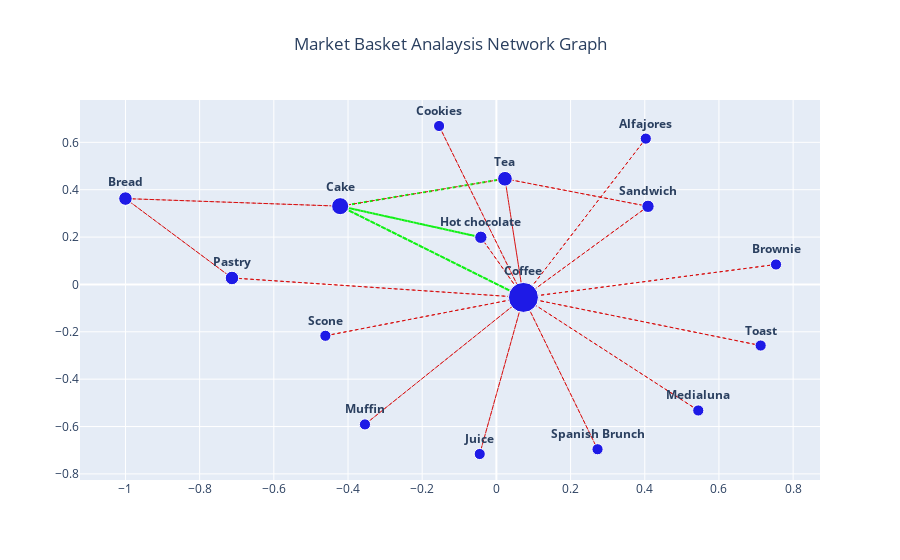

This figure's notebook cell:
### Code cell
'''
def offset_edge(x0, y0, x1, y1, offset=0.02):
    dx = x1 - x0
    dy = y1 - y0
    length = np.sqrt(dx**2 + dy**2)
    if length == 0:
        return x0, y0, x1, y1
    perp_dx = -dy / length * offset
    perp_dy = dx / length * offset
    return x0 + perp_dx, y0 + perp_dy, x1 + perp_dx, y1 + perp_dy
'''


#simple networkX graph
rules = rules.reset_index(drop=True)
G = nx.DiGraph()

#getting edges for each relation
for _,row in rules.iterrows():
    for a in row['antecedents']:
        for c in row['consequents']:
            G.add_edge(a,c,lift=row['lift'], confidence=row['confidence'])

pos = nx.spring_layout(G,k=0.8,seed=42)

#plotting edge
strong_x, strong_y = [], []
weak_x, weak_y= [], []

for u, v, edge in G.edges(data=True):
    x0,y0 = pos[u]
    x1,y1 = pos[v]

    #if G.has_edge(v, u) and u < v:  
        #x0, y0, x1, y1 = offset_edge(x0, y0, x1, y1, offset=0.03)

    if edge['lift'] >= 1.5:
        strong_x += [x0, x1, None]
        strong_y += [y0, y1, None]
    else:
        weak_x += [x0, x1, None]
        weak_y += [y0, y1, None]

strong_edge_trace = go.Scatter(
    x=strong_x, y=strong_y, line=dict(width=2,dash='dot',color="#10F014"), hoverinfo=None, mode='lines'
)
weak_edge_trace = go.Scatter(
    x=weak_x, y=weak_y, line=dict(width=1,dash='dot',color="#D81010"), hoverinfo=None, mode='lines'
)


#plotting node
node_x = []
node_y = []
node_text = []
for node in G.nodes():
    x,y = pos[node]
    node_x.append(x)
    node_y.append(y)
    node_text.append(node)

#define sizes of nodes (10 to 30)
ante_freq = Counter()
for ants in rules['antecedents']:
    for a in ants:
        ante_freq[a] += 1

node_sizes = []
for node in G.nodes():
    freq = ante_freq.get(node, 0)
    size = 10 + (freq / max(ante_freq.values())) * 20
    node_sizes.append(size)

node_trace = go.Scatter(
    x=node_x,y=node_y,mode='markers+text',text=node_text, textposition='top center', marker=dict(size=node_sizes,color="#1E1AE6",opacity=1), 
    textfont_weight='bold', hoverinfo='text'
)

#plotting with Plotly
fig = go.Figure(data=[strong_edge_trace,weak_edge_trace,node_trace])

fig.update_layout(title='Market Basket Analaysis Network Graph',title_x=0.5,showlegend=False,hovermode='closest')
fig.show()

### Figure 1 — Plotly figure (JSON) as saved in the notebook; plotly's stock layout.template omitted (floating-point values rounded to 4 significant figures)
{"data": [{"line": {"color": "#10F014", "dash": "dot", "width": 2}, "mode": "lines", "type": "scatter", "x": [0.07289, -0.4212, null, -0.4212, 0.07289, null, -0.4212, -0.04188, null, -0.4212, 0.02311, null, -0.04188, -0.4212, null], "y": [-0.05481, 0.3306, null, 0.3306, -0.05481, null, 0.3306, 0.1991, null, 0.3306, 0.4462, null, 0.1991, 0.3306, null]}, {"line": {"color": "#D81010", "dash": "dot", "width": 1}, "mode": "lines", "type": "scatter", "x": [0.4028, 0.07289, null, 0.07289, 0.4028, null, 0.07289, 0.7538, null, 0.07289, -0.1545, null, 0.07289, -0.04188, null, 0.07289, -0.04492, null, 0.07289, 0.5443, null, 0.07289, -0.3543, null, 0.07289, -0.7129, null, 0.07289, 0.4087, null, 0.07289, -0.461, null, 0.07289, 0.2727, null, 0.07289, 0.7124, null, 0.07289, 0.02311, null, -0.7129, -1, null, -0.7129, 0.07289, null, -1, -0.7129, null, -1, -0.4212, null, 0.7538, 0.07289, null, -0.4212, -1, null, -0.04188, 0.07289, null, 0.02311, -0.4212, null, 0.02311, 0.4087, null, 0.02311, 0.07289, null, -0.1545, 0.07289, null, -0.04492, 0.07289, null, 0.5443, 0.07289, null, -0.3543, 0.07289, null, 0.4087, 0.07289, null, 0.4087, 0.02311, null, -0.461, 0.07289, null, 0.2727, 0.07289, null, 0.7124, 0.07289, null], "y": [0.6157, -0.05481, null, -0.05481, 0.6157, null, -0.05481, 0.08426, null, -0.05481, 0.6691, null, -0.05481, 0.1991, null, -0.05481, -0.716, null, -0.05481, -0.5321, null, -0.05481, -0.591, null, -0.05481, 0.02731, null, -0.05481, 0.3299, null, -0.05481, -0.2167, null, -0.05481, -0.6959, null, -0.05481, -0.2579, null, -0.05481, 0.4462, null, 0.02731, 0.3625, null, 0.02731, -0.05481, null, 0.3625, 0.02731, null, 0.3625, 0.3306, null, 0.08426, -0.05481, null, 0.3306, 0.3625, null, 0.1991, -0.05481, null, 0.4462, 0.3306, null, 0.4462, 0.3299, null, 0.4462, -0.05481, null, 0.6691, -0.05481, null, -0.716, -0.05481, null, -0.5321, -0.05481, null, -0.591, -0.05481, null, 0.3299, -0.05481, null, 0.3299, 0.4462, null, -0.2167, -0.05481, null, -0.6959, -0.05481, null, -0.2579, -0.05481, null]}, {"hoverinfo": "text", "marker": {"color": "#1E1AE6", "opacity": 1, "size": [11.18, 30, 13.53, 13.53, 11.18, 17.06, 12.35, 14.71, 11.18, 11.18, 11.18, 11.18, 12.35, 11.18, 11.18, 11.18]}, "mode": "markers+text", "text": ["Alfajores", "Coffee", "Pastry", "Bread", "Brownie", "Cake", "Hot chocolate", "Tea", "Cookies", "Juice", "Medialuna", "Muffin", "Sandwich", "Scone", "Spanish Brunch", "Toast"], "textfont": {"weight": "bold"}, "textposition": "top center", "type": "scatter", "x": [0.4028, 0.07289, -0.7129, -1, 0.7538, -0.4212, -0.04188, 0.02311, -0.1545, -0.04492, 0.5443, -0.3543, 0.4087, -0.461, 0.2727, 0.7124], "y": [0.6157, -0.05481, 0.02731, 0.3625, 0.08426, 0.3306, 0.1991, 0.4462, 0.6691, -0.716, -0.5321, -0.591, 0.3299, -0.2167, -0.6959, -0.2579]}], "layout": {"hovermode": "closest", "showlegend": false, "title": {"text": "Market Basket Analaysis Network Graph", "x": 0.5}}}
